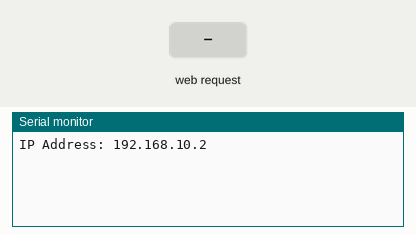
This sketch was run on a simulated ESP8266 (NodeMCU). Shown: the last lines printed to the serial monitor. The inputs (shaded band) are chosen by the test bench.

Above: at 1.2 s.
1.3 s: HTTP request GET /update received
At 1.9 s:
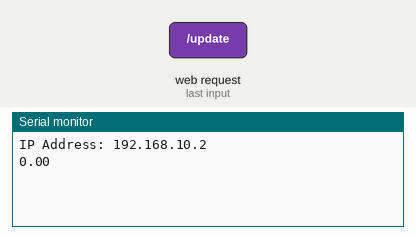
2.8 s: HTTP request GET /update?value=1 received
At 4.2 s:
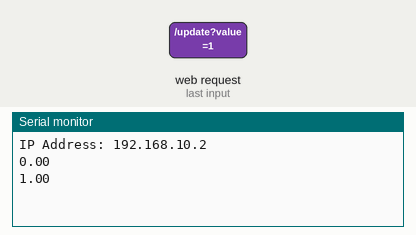

Measured:
- after the input at 1.3 s, the serial monitor: prints a new line at once (image 1)
- after the input at 2.8 s, the serial monitor: prints a new line at once (image 2)

The sketch:

WiFi_data_transfer.ino
```cpp
// Setup the server to receive data over WiFi
#include <ESP8266WiFi.h>
#include <ESP8266WebServer.h>

// Configuration parameters for Access Point
char * ssid_ap = "arfiligol";
char * password_ap = "dragon25468";
IPAddress ip(192,168,10,2);
IPAddress gateway(192,168,10,1);
IPAddress subnet(255,255,255,0);

// Set up the server object
ESP8266WebServer server;

//
float sensor_value = 0.0;

void setup() {
  // put your setup code here, to run once:
  WiFi.mode(WIFI_AP);
  WiFi.softAPConfig(ip,gateway,subnet);
  WiFi.softAP(ssid_ap,password_ap);

  // Print IP Address as a sanity check
  Serial.begin(115200);
  Serial.println();
  Serial.print("IP Address: ");
  Serial.println(WiFi.softAPIP());
  // Configure the server's routes
  server.on("/", handleIndex); // use the top root path to report the last sensor value
  server.on("/update", handleUpdate); // use this route to update the sensor value
  server.begin(); // Start the server
}

void loop() {
  // put your main code here, to run repeatedly:
  server.handleClient();
}

// Define handleIndex function
void handleIndex() {
  server.send(200, "text/plain", String(sensor_value)); // we'll need to refresh the page for getting the latest value
}

// Define handleUpdate function
void handleUpdate() {
  // The value will be passed as a URL argument
  sensor_value = server.arg("value").toFloat();
  Serial.println(sensor_value);
  server.send(200, "text/plain", "Updated");
}
```
